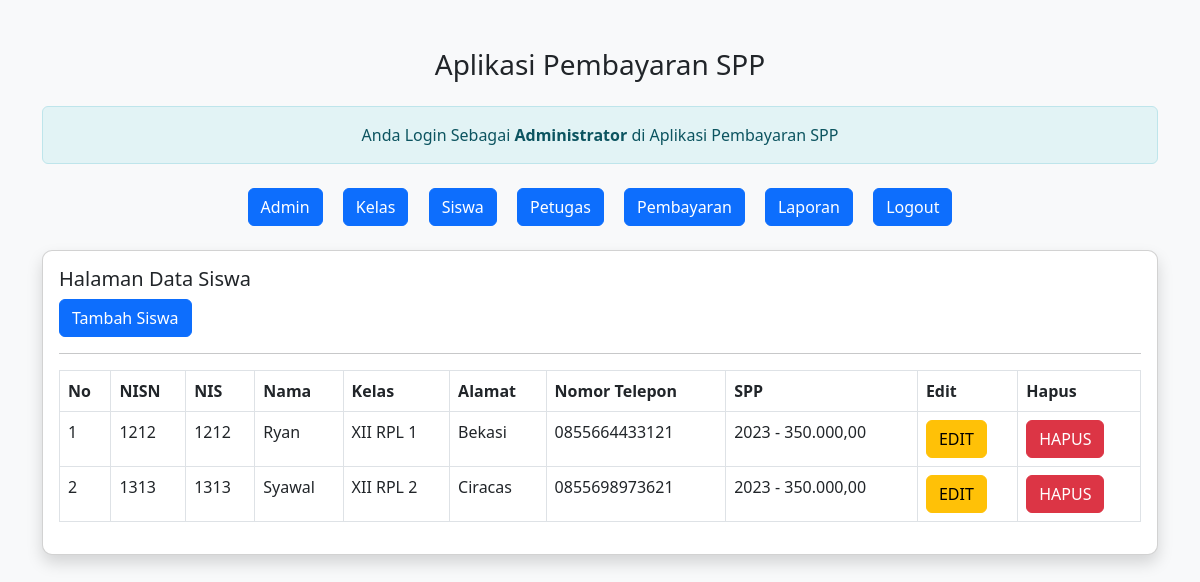
The page /spp-ilham/admin/admin.php?url=siswa on the database its author committed.
### tables this page shows
CREATE TABLE `siswa` (
  `nisn` char(10) NOT NULL,
  `nis` char(8) NOT NULL,
  `nama` varchar(35) NOT NULL,
  `id_kelas` int(11) NOT NULL,
  `alamat` text NOT NULL,
  `no_telp` varchar(13) NOT NULL,
  `id_spp` int(11) NOT NULL
);

CREATE TABLE `kelas` (
  `id_kelas` int(11) NOT NULL,
  `nama_kelas` varchar(10) NOT NULL,
  `kompetensi_keahlian` varchar(50) NOT NULL
);

CREATE TABLE `spp` (
  `id_spp` int(11) NOT NULL,
  `tahun` int(11) NOT NULL,
  `nominal` int(11) NOT NULL
);

### spp-ilham/admin/siswa.php (the view)
<h5> Halaman Data Siswa </h5>
<a href="?url=tambah-siswa" class="btn btn-primary"> Tambah Siswa </a>
<hr>
<table class="table table-stripped table-bordered">
    <tr class="fw-bold">
        <td> No </td>
        <td> NISN </td>
        <td> NIS </td>
        <td> Nama </td>
        <td> Kelas </td>
        <td> Alamat </td>
        <td> Nomor Telepon </td>
        <td> SPP </td>
        <td> Edit </td>
        <td> Hapus </td>
    </tr>
    <?php
    include'../koneksi.php';
    $no = 1;
    $sql = "SELECT*FROM siswa,spp,kelas WHERE siswa.id_kelas=kelas.id_kelas AND siswa.id_spp=spp.id_spp ORDER BY nama ASC";
    $query = mysqli_query($koneksi, $sql);
    foreach($query as $data){ ?>
        <tr>
            <td><?= $no++; ?></td>
            <td><?= $data['nisn'] ?></td>
            <td><?= $data['nis'] ?></td>
            <td><?= $data['nama'] ?></td>
            <td><?= $data['nama_kelas'] ?></td>
            <td><?= $data['alamat'] ?></td>
            <td><?= $data['no_telp'] ?></td>
            <td><?= $data['tahun'] ?> - <?= number_format($data['nominal'],2,',','.'); ?> </td>
            <td>
                <a href="?url=edit-siswa&nisn=<?= $data['nisn'] ?>" class='btn btn-warning'>EDIT</a>
            </td>
            <td>
                <a onclick="return confirm('Apakah Anda Yakin Ingin Menghapus Data?')" href="?url=hapus-siswa&nisn=<?= $data['nisn'] ?>" class='btn btn-danger'>HAPUS</a>
            </td>
        </tr>
    <?php } ?>
    </table>

### spp-ilham/admin/admin.php (style rules this page uses)
body { background-color: #f8f9fa; }

### rows shown on the page
siswa: nisn "1212", nis "1212", nama "Ryan", id_kelas.nama_kelas "XII RPL 1", alamat "Bekasi", no_telp "0855664433121", id_spp.tahun "2023", id_spp.nominal "350.000,00"
siswa: nisn "1313", nis "1313", nama "Syawal", id_kelas.nama_kelas "XII RPL 2", alamat "Ciracas", no_telp "0855698973621", id_spp.tahun "2023", id_spp.nominal "350.000,00"
